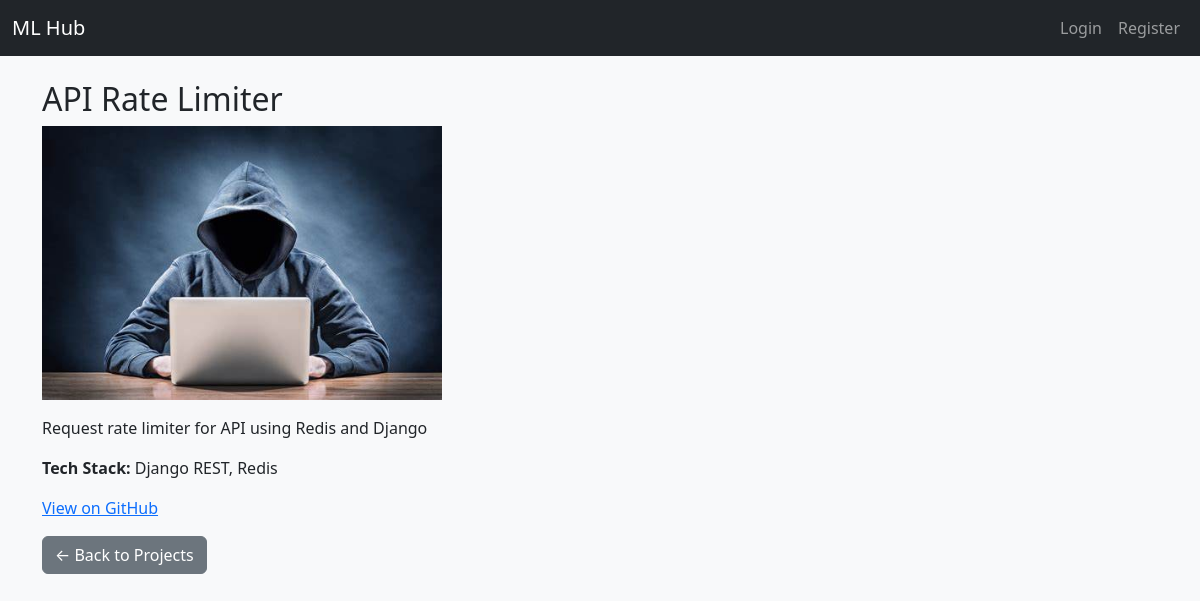
Screenshot of /3/ with the database file from the repository.
### projects/models.py (models this page shows, shortened)
class MLproject(models.Model):
    title = models.CharField(max_length=200)
    description = models.TextField()
    tech_stack = models.CharField(max_length=200)
    github_link = models.URLField()
    image = models.ImageField(upload_to='project_images/', null=True, blank=True)
    created_at = models.DateTimeField(default=timezone.now)

### projects/views.py (the view)
# urls.py: path('<int:pk>/', views.project_detail, name='project_detail'),
def project_detail(request, pk):
    project = get_object_or_404(MLproject, pk=pk)
    return render(request, 'projects/project_detail.html', {'project': project})

### projects/templates/projects/project_detail.html (shortened to what this page needs)
{% extends 'projects/base.html' %}
{% block content %}
<h2>{{ project.title }}</h2>
{% if project.image %}
    <img src="{{ project.image.url }}" alt="{{ project.title }}" class="img-fluid mb-3" style="max-width: 400px;">
{% endif %}
<p>{{ project.description }}</p>
<p><strong>Tech Stack:</strong> {{ project.tech_stack }}</p>
<a href="{{ project.github_link }}" target="_blank">View on GitHub</a><br>
<a href="{% url 'project_list' %}" class="btn btn-secondary mt-3">← Back to Projects</a>
{% endblock %}

### rows the page displays
MLproject: title "API Rate Limiter", image (picture), description "Request rate limiter for API using Redis and Django", tech_stack "Django REST, Redis"
